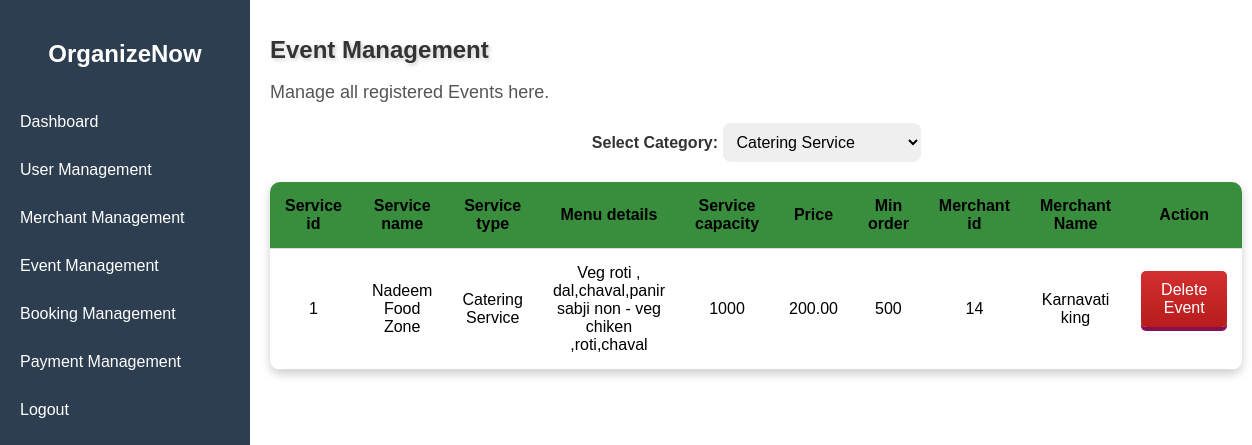
Page /Admin/event_management.php (signed in) on the committed database.
### tables this page shows
CREATE TABLE `catering_service` (
  `service_id` int(11) NOT NULL,
  `service_name` varchar(100) NOT NULL,
  `service_type` varchar(100) NOT NULL,
  `menu_details` text NOT NULL,
  `service_capacity` int(11) NOT NULL,
  `price` decimal(10,2) NOT NULL,
  `min_order` int(11) NOT NULL,
  `event_image` varchar(255) NOT NULL,
  `added_on` timestamp NOT NULL DEFAULT current_timestamp(),
  `merchant_id` int(11) NOT NULL
);

CREATE TABLE `merchant` (
  `merchant_id` int(11) NOT NULL,
  `name` varchar(100) NOT NULL,
  `details` varchar(200) NOT NULL,
  `email` varchar(100) NOT NULL,
  `mobile` varchar(15) NOT NULL,
  `password` varchar(200) NOT NULL,
  `created_at` timestamp NOT NULL DEFAULT current_timestamp(),
  `reset_token` varchar(255) DEFAULT NULL
);

### Admin/event_management.php (the view, shortened to what this page needs)
<?php
include "connection.php";
include "admin_sidebar.php";
?>
<h1>Event Management</h1>
<p>Manage all registered Events here.</p>
<?php
$tables = [
    'catering_service' => 'Catering Service',
    'decoration_service' => 'Decoration Service',
    'entertainment_service' => 'Entertainment Service',
    'photography_service' => 'Photography Service',
    'venue_booking' => 'Venue Booking'
];
$selectedTable = isset($_GET['table']) ? $_GET['table'] : 'catering_service';
$tableFields = [
    'catering_service' => ['service_id', 'service_name', 'service_type', 'menu_details', 'service_capacity', 'price', 'min_order', 'merchant_id'],
    'decoration_service' => ['service_id', 'service_name', 'service_types', 'service_category', 'description', 'custom_decoration', 'price', 'merchant_id'],
    'entertainment_service' => ['service_id', 'service_name', 'service_type', 'service_category', 'performance_duration', 'price', 'merchant_id'],
    'photography_service' => ['service_id', 'service_name', 'service_type', 'service_category', 'videography', 'package_desc', 'coverage_duration', 'num_photographers', 'editing', 'price', 'merchant_id'],
    'venue_booking' => ['service_id', 'service_name', 'service_type', 'service_category', 'capacity', 'address', 'city', 'pincode', 'price', 'merchant_id']
];
$query = "SELECT * FROM $selectedTable";
$result = $conn->query($query);
?>
<!DOCTYPE html>
<html lang="en">
<head>
</head>
<form method="GET">
    <label for="tableSelect">Select Category:</label>
    <select name="table" id="tableSelect" onchange="this.form.submit()">
        <?php foreach ($tables as $table => $label) { ?>
            <option value="<?php echo $table; ?>" <?php echo ($selectedTable == $table) ? 'selected' : ''; ?>>
                <?php echo $label; ?>
            </option>
        <?php } ?>
    </select>
</form>
<table id="eventTable">
    <thead>
        <tr>
            <?php foreach ($tableFields[$selectedTable] as $field) { ?>
                <th><?php echo ucfirst(str_replace('_', ' ', $field)); ?></th>
            <?php } ?>
            <th>Merchant Name</th>
            <th>Action</th>
        </tr>
    </thead>
    <tbody>
        <?php while ($row = $result->fetch_assoc()) {
            $merchantQuery = "SELECT name FROM merchant WHERE merchant_id = " . $row['merchant_id'];
            $merchantResult = $conn->query($merchantQuery);
            $merchant = $merchantResult->fetch_assoc();
        ?>
            <tr>
                <?php foreach ($tableFields[$selectedTable] as $field) { ?>
                    <td><?php echo $row[$field]; ?></td>
                <?php } ?>
                <td><?php echo $merchant['name']; ?></td>
                <td class="action-buttons">
                    <button class="delete"><a href="javascript:void(0);" onclick="confirmDelete(<?php echo $row['service_id']; ?>, '<?php echo $selectedTable; ?>')">Delete Event</a></button>
                </td>
            </tr>
        <?php } ?>
    </tbody>
</table>
</body>
</html>

### Admin/admin_style.css (style rules this page uses)
body { font-family: Arial, sans-serif; margin: 0; padding: 0; display: flex; }
.content h1 { font-size: 24px; margin-bottom: 10px; }
.content p { margin-bottom: 20px; }
.content button { background-color: #007bff; color: white; border: none; padding: 10px 20px; cursor: pointer; margin-bottom: 20px; }

### Admin/event_management.php (style rules this page uses)
h1 { color: #333; text-shadow: 2px 2px 4px rgba(0, 0, 0, 0.2); }
label { font-size: 16px; font-weight: bold; color: #333; }
p { font-size: 18px; color: #555; }
button { background: linear-gradient(to bottom, #4CAF50, #2E7D32); color: white; border: none; padding: 10px 20px; font-size: 16px; border-radius: 5px; cursor: pointer; box-shadow: 0px 4px #1B5E20; transition: all 0.2s ease-in-out; }
form { text-align: center; margin-bottom: 20px; }
select { padding: 10px; border: none; border-radius: 8px; font-size: 16px; cursor: pointer; transition: all 0.3s ease-in-out; }
table { width: 100%; margin: 20px auto; border-collapse: collapse; box-shadow: 0px 4px 10px rgba(0, 0, 0, 0.2); background: white; border-radius: 10px; overflow: hidden; }
thead { background: #388E3C; color: rgb(0, 0, 0); }
th, td { padding: 15px; text-align: center; border-bottom: 1px solid #ddd; }
.action-buttons a { text-decoration: none; color: white; }
.action-buttons .delete { background: linear-gradient(to bottom, #D32F2F, #B71C1C); box-shadow: 0px 4px #880E4F; }

### rows in the picture
catering_service: service_id "1", service_name "Nadeem Food Zone", service_type "Catering Service", menu_details "Veg roti , dal,chaval,panir sabji non - veg chiken ,roti,chaval", service_capacity "1000", price "200.00", min_order "500", merchant "14", merchant.name "Karnavati king"

### other values in the picture
str_replace('_', ' ', $field) "Service id"
str_replace('_', ' ', $field) "Service name"
str_replace('_', ' ', $field) "Service type"
str_replace('_', ' ', $field) "Menu details"
str_replace('_', ' ', $field) "Service capacity"
str_replace('_', ' ', $field) "Price"
str_replace('_', ' ', $field) "Min order"
str_replace('_', ' ', $field) "Merchant id"
form field table "Catering Service"
